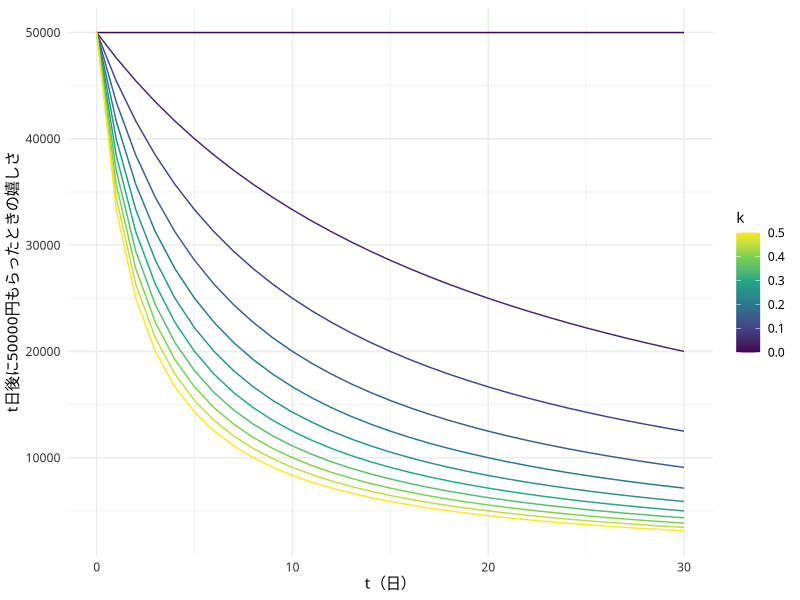
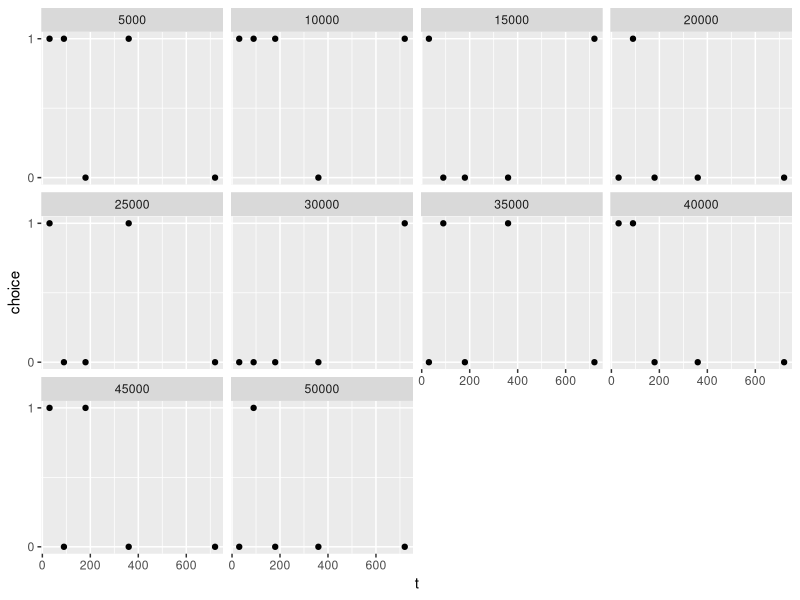

Write R code to recreate these figures, in order.
## ---- chunk 1
library(tidyverse)

expand_grid(t = 0:30, k = seq(0, 0.5, 0.05)) %>%
  mutate(u = 50000 * (1 / (1 + k * t))) %>%
  ggplot(aes(x = t, y = u, group = k, color = k)) +
  geom_line() +
  scale_color_viridis_c() +
  labs(x = "t（日）", y = "t日後に50000円もらったときの嬉しさ") +
  theme_minimal(base_family = "ヒラギノ角ゴシック W3") +
  theme(axis.text = element_text(color = "#333333"))
## ---- chunk 2
set.seed(1)
data <- expand_grid(
  t = c(30, 90, 180, 360, 720),
  r = seq(5000, 50000, 5000)
  ) %>%
  mutate(
    u_delay = 50000 * (1 / (1 + 0.01 * t)),
    p = 1 / (1 + exp(-0.00005 * (u_delay - r)))
  ) %>%
  group_by(row_number()) %>%
  mutate(choice = rbinom(1, 1, p))
## ---- chunk 3
data %>%
  ggplot(aes(x = t, y = choice)) +
  geom_point() +
  scale_y_continuous(breaks = c(0, 1)) +
  facet_wrap(~r)
## ---- chunk 4
t <- 30
k <- 0.1
beta <- 0.0001

# u_delay：遅延報酬のU
u_delay <- 50000 * (1 / (1 + 0.1 * t))

# 30日後に50000円を選ぶ確率
p <- 1 / (1 + exp(-beta * (u_delay - 5000)))

print(p)
## ---- chunk 5
t <- 30
k <- 0.1
beta <- 0.0001

data %>%
  # 遅延報酬のUと、遅延報酬を選ぶ確率pを計算
  mutate(
    u_delay = 50000 * (1 / (1 + k * t)),
    p = 1 / (1 + exp(-beta * (u_delay - r)))
  ) %>%
  # 遅延報酬を選ぶ確率pを抽出
  pull(p)
## ---- chunk 6
likelihood <- data %>%
  # 遅延報酬のUと、遅延報酬を選ぶ確率pを計算
  # さらに、参加者の選択に応じて条件分岐をして尤度を計算
  mutate(
    u_delay = 50000 * (1 / (1 + k * t)),
    p = 1 / (1 + exp(-beta * (u_delay - r))),
    likelihood = if_else(choice == 1, p, 1 - p)
  ) %>%
  pull(likelihood)

likelihood
## ---- chunk 7
# prod()で、要素を全部かけあわせることになる
prod(likelihood)
## ---- chunk 8
sum(log(likelihood))
## ---- chunk 9
log(prod(likelihood))
## ---- chunk 10
# 関数を定義する
ll_delay <- function(param, data) {
  
  # param[1]はk、param[2]はbetaを表している
  # dataは参加者のデータフレームそのものを表している
  
  data %>%
    # 毎回の対数尤度を計算する
    mutate(
      u_delay = 50000 * (1 / (1 + param[1] * t)),
      p = 1 / (1 + exp(-param[2] * (u_delay - r))),
      likelihood = if_else(choice == 1, p, 1 - p),
      ll = log(likelihood)
    ) %>%
    # 最後に全部足し合わせる
    pull(ll) %>%
    sum()
}
## ---- chunk 11
optim(par = c(0.1, 0.0001), fn = ll_delay, data = data, control = list(fnscale = -1))
## ---- chunk 12
set.seed(1)
data <- expand_grid(
  t = c(30, 90, 180, 360, 720),
  r = seq(5000, 50000, 5000)
  ) %>%
  mutate(
    u_delay = 50000 * (1 / (1 + 0.01 * t)),
    p = 1 / (1 + exp(-0.00005 * (u_delay - r)))
  ) %>%
  group_by(row_number()) %>%
  mutate(choice = rbinom(1, 1, p))
